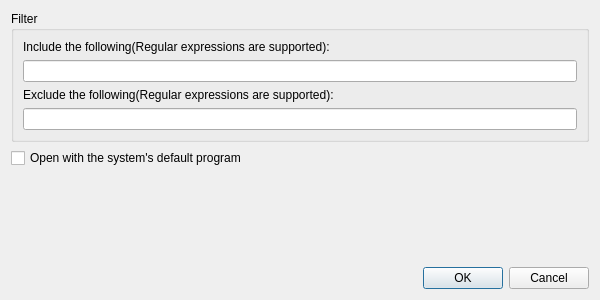
<?xml version="1.0" encoding="UTF-8"?>
<ui version="4.0">
 <class>CDlgSettings</class>
 <widget class="QDialog" name="CDlgSettings">
  <property name="geometry">
   <rect>
    <x>0</x>
    <y>0</y>
    <width>600</width>
    <height>300</height>
   </rect>
  </property>
  <property name="windowTitle">
   <string>Log settings</string>
  </property>
  <property name="windowIcon">
   <iconset theme="system-settings"/>
  </property>
  <layout class="QGridLayout" name="gridLayout_2">
   <item row="0" column="0">
    <widget class="QGroupBox" name="groupBox">
     <property name="title">
      <string>Filter</string>
     </property>
     <layout class="QGridLayout" name="gridLayout">
      <item row="0" column="0">
       <widget class="QLabel" name="label">
        <property name="text">
         <string>Include the following(Regular expressions are supported):</string>
        </property>
       </widget>
      </item>
      <item row="1" column="0">
       <widget class="QLineEdit" name="leInclude"/>
      </item>
      <item row="2" column="0">
       <widget class="QLabel" name="label_2">
        <property name="text">
         <string>Exclude the following(Regular expressions are supported):</string>
        </property>
       </widget>
      </item>
      <item row="3" column="0">
       <widget class="QLineEdit" name="leExclude"/>
      </item>
     </layout>
    </widget>
   </item>
   <item row="3" column="0">
    <widget class="QDialogButtonBox" name="buttonBox">
     <property name="orientation">
      <enum>Qt::Orientation::Horizontal</enum>
     </property>
     <property name="standardButtons">
      <set>QDialogButtonBox::StandardButton::Cancel|QDialogButtonBox::StandardButton::Ok</set>
     </property>
    </widget>
   </item>
   <item row="2" column="0">
    <spacer name="verticalSpacer">
     <property name="orientation">
      <enum>Qt::Orientation::Vertical</enum>
     </property>
     <property name="sizeHint" stdset="0">
      <size>
       <width>20</width>
       <height>40</height>
      </size>
     </property>
    </spacer>
   </item>
   <item row="1" column="0">
    <widget class="QCheckBox" name="cbOpenFile">
     <property name="text">
      <string>Open with the system's default program</string>
     </property>
    </widget>
   </item>
  </layout>
 </widget>
 <resources/>
 <connections>
  <connection>
   <sender>buttonBox</sender>
   <signal>accepted()</signal>
   <receiver>CDlgSettings</receiver>
   <slot>accept()</slot>
   <hints>
    <hint type="sourcelabel">
     <x>248</x>
     <y>254</y>
    </hint>
    <hint type="destinationlabel">
     <x>157</x>
     <y>274</y>
    </hint>
   </hints>
  </connection>
  <connection>
   <sender>buttonBox</sender>
   <signal>rejected()</signal>
   <receiver>CDlgSettings</receiver>
   <slot>reject()</slot>
   <hints>
    <hint type="sourcelabel">
     <x>316</x>
     <y>260</y>
    </hint>
    <hint type="destinationlabel">
     <x>286</x>
     <y>274</y>
    </hint>
   </hints>
  </connection>
 </connections>
</ui>
